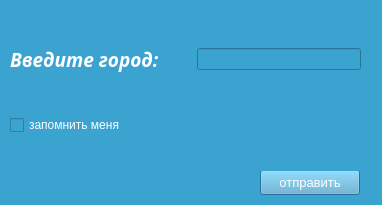
<?xml version="1.0" encoding="UTF-8"?>
<ui version="4.0">
 <class>Dialog</class>
 <widget class="QDialog" name="Dialog">
  <property name="geometry">
   <rect>
    <x>0</x>
    <y>0</y>
    <width>382</width>
    <height>205</height>
   </rect>
  </property>
  <property name="palette">
   <palette>
    <active>
     <colorrole role="WindowText">
      <brush brushstyle="SolidPattern">
       <color alpha="255">
        <red>0</red>
        <green>0</green>
        <blue>0</blue>
       </color>
      </brush>
     </colorrole>
     <colorrole role="Button">
      <brush brushstyle="SolidPattern">
       <color alpha="255">
        <red>59</red>
        <green>163</green>
        <blue>208</blue>
       </color>
      </brush>
     </colorrole>
     <colorrole role="Light">
      <brush brushstyle="SolidPattern">
       <color alpha="255">
        <red>0</red>
        <green>0</green>
        <blue>0</blue>
       </color>
      </brush>
     </colorrole>
     <colorrole role="Midlight">
      <brush brushstyle="SolidPattern">
       <color alpha="255">
        <red>0</red>
        <green>0</green>
        <blue>0</blue>
       </color>
      </brush>
     </colorrole>
     <colorrole role="Text">
      <brush brushstyle="SolidPattern">
       <color alpha="255">
        <red>0</red>
        <green>0</green>
        <blue>0</blue>
       </color>
      </brush>
     </colorrole>
     <colorrole role="BrightText">
      <brush brushstyle="SolidPattern">
       <color alpha="255">
        <red>0</red>
        <green>0</green>
        <blue>0</blue>
       </color>
      </brush>
     </colorrole>
     <colorrole role="Base">
      <brush brushstyle="SolidPattern">
       <color alpha="255">
        <red>59</red>
        <green>163</green>
        <blue>208</blue>
       </color>
      </brush>
     </colorrole>
     <colorrole role="Window">
      <brush brushstyle="SolidPattern">
       <color alpha="255">
        <red>59</red>
        <green>163</green>
        <blue>208</blue>
       </color>
      </brush>
     </colorrole>
     <colorrole role="HighlightedText">
      <brush brushstyle="SolidPattern">
       <color alpha="255">
        <red>0</red>
        <green>0</green>
        <blue>0</blue>
       </color>
      </brush>
     </colorrole>
     <colorrole role="AlternateBase">
      <brush brushstyle="SolidPattern">
       <color alpha="255">
        <red>0</red>
        <green>0</green>
        <blue>0</blue>
       </color>
      </brush>
     </colorrole>
     <colorrole role="ToolTipBase">
      <brush brushstyle="SolidPattern">
       <color alpha="255">
        <red>0</red>
        <green>0</green>
        <blue>0</blue>
       </color>
      </brush>
     </colorrole>
    </active>
    <inactive>
     <colorrole role="WindowText">
      <brush brushstyle="SolidPattern">
       <color alpha="255">
        <red>0</red>
        <green>0</green>
        <blue>0</blue>
       </color>
      </brush>
     </colorrole>
     <colorrole role="Button">
      <brush brushstyle="SolidPattern">
       <color alpha="255">
        <red>59</red>
        <green>163</green>
        <blue>208</blue>
       </color>
      </brush>
     </colorrole>
     <colorrole role="Light">
      <brush brushstyle="SolidPattern">
       <color alpha="255">
        <red>0</red>
        <green>0</green>
        <blue>0</blue>
       </color>
      </brush>
     </colorrole>
     <colorrole role="Midlight">
      <brush brushstyle="SolidPattern">
       <color alpha="255">
        <red>0</red>
        <green>0</green>
        <blue>0</blue>
       </color>
      </brush>
     </colorrole>
     <colorrole role="Text">
      <brush brushstyle="SolidPattern">
       <color alpha="255">
        <red>0</red>
        <green>0</green>
        <blue>0</blue>
       </color>
      </brush>
     </colorrole>
     <colorrole role="BrightText">
      <brush brushstyle="SolidPattern">
       <color alpha="255">
        <red>0</red>
        <green>0</green>
        <blue>0</blue>
       </color>
      </brush>
     </colorrole>
     <colorrole role="Base">
      <brush brushstyle="SolidPattern">
       <color alpha="255">
        <red>59</red>
        <green>163</green>
        <blue>208</blue>
       </color>
      </brush>
     </colorrole>
     <colorrole role="Window">
      <brush brushstyle="SolidPattern">
       <color alpha="255">
        <red>59</red>
        <green>163</green>
        <blue>208</blue>
       </color>
      </brush>
     </colorrole>
     <colorrole role="HighlightedText">
      <brush brushstyle="SolidPattern">
       <color alpha="255">
        <red>0</red>
        <green>0</green>
        <blue>0</blue>
       </color>
      </brush>
     </colorrole>
     <colorrole role="AlternateBase">
      <brush brushstyle="SolidPattern">
       <color alpha="255">
        <red>0</red>
        <green>0</green>
        <blue>0</blue>
       </color>
      </brush>
     </colorrole>
     <colorrole role="ToolTipBase">
      <brush brushstyle="SolidPattern">
       <color alpha="255">
        <red>0</red>
        <green>0</green>
        <blue>0</blue>
       </color>
      </brush>
     </colorrole>
    </inactive>
    <disabled>
     <colorrole role="WindowText">
      <brush brushstyle="SolidPattern">
       <color alpha="255">
        <red>120</red>
        <green>120</green>
        <blue>120</blue>
       </color>
      </brush>
     </colorrole>
     <colorrole role="Button">
      <brush brushstyle="SolidPattern">
       <color alpha="255">
        <red>59</red>
        <green>163</green>
        <blue>208</blue>
       </color>
      </brush>
     </colorrole>
     <colorrole role="Light">
      <brush brushstyle="SolidPattern">
       <color alpha="255">
        <red>0</red>
        <green>0</green>
        <blue>0</blue>
       </color>
      </brush>
     </colorrole>
     <colorrole role="Midlight">
      <brush brushstyle="SolidPattern">
       <color alpha="255">
        <red>0</red>
        <green>0</green>
        <blue>0</blue>
       </color>
      </brush>
     </colorrole>
     <colorrole role="Text">
      <brush brushstyle="SolidPattern">
       <color alpha="255">
        <red>120</red>
        <green>120</green>
        <blue>120</blue>
       </color>
      </brush>
     </colorrole>
     <colorrole role="BrightText">
      <brush brushstyle="SolidPattern">
       <color alpha="255">
        <red>0</red>
        <green>0</green>
        <blue>0</blue>
       </color>
      </brush>
     </colorrole>
     <colorrole role="Base">
      <brush brushstyle="SolidPattern">
       <color alpha="255">
        <red>59</red>
        <green>163</green>
        <blue>208</blue>
       </color>
      </brush>
     </colorrole>
     <colorrole role="Window">
      <brush brushstyle="SolidPattern">
       <color alpha="255">
        <red>59</red>
        <green>163</green>
        <blue>208</blue>
       </color>
      </brush>
     </colorrole>
     <colorrole role="HighlightedText">
      <brush brushstyle="SolidPattern">
       <color alpha="255">
        <red>0</red>
        <green>0</green>
        <blue>0</blue>
       </color>
      </brush>
     </colorrole>
     <colorrole role="AlternateBase">
      <brush brushstyle="SolidPattern">
       <color alpha="255">
        <red>0</red>
        <green>0</green>
        <blue>0</blue>
       </color>
      </brush>
     </colorrole>
     <colorrole role="ToolTipBase">
      <brush brushstyle="SolidPattern">
       <color alpha="255">
        <red>0</red>
        <green>0</green>
        <blue>0</blue>
       </color>
      </brush>
     </colorrole>
    </disabled>
   </palette>
  </property>
  <property name="windowTitle">
   <string>Dialog</string>
  </property>
  <property name="styleSheet">
   <string notr="true">background-color: rgb(59, 163, 208);</string>
  </property>
  <widget class="QPushButton" name="pushButton">
   <property name="enabled">
    <bool>true</bool>
   </property>
   <property name="geometry">
    <rect>
     <x>260</x>
     <y>170</y>
     <width>100</width>
     <height>25</height>
    </rect>
   </property>
   <property name="palette">
    <palette>
     <active>
      <colorrole role="WindowText">
       <brush brushstyle="SolidPattern">
        <color alpha="255">
         <red>255</red>
         <green>255</green>
         <blue>255</blue>
        </color>
       </brush>
      </colorrole>
      <colorrole role="Button">
       <brush brushstyle="SolidPattern">
        <color alpha="255">
         <red>99</red>
         <green>175</green>
         <blue>208</blue>
        </color>
       </brush>
      </colorrole>
      <colorrole role="Light">
       <brush brushstyle="SolidPattern">
        <color alpha="255">
         <red>127</red>
         <green>213</green>
         <blue>255</blue>
        </color>
       </brush>
      </colorrole>
      <colorrole role="Midlight">
       <brush brushstyle="SolidPattern">
        <color alpha="255">
         <red>0</red>
         <green>0</green>
         <blue>0</blue>
        </color>
       </brush>
      </colorrole>
      <colorrole role="Dark">
       <brush brushstyle="SolidPattern">
        <color alpha="255">
         <red>0</red>
         <green>85</green>
         <blue>127</blue>
        </color>
       </brush>
      </colorrole>
      <colorrole role="Mid">
       <brush brushstyle="SolidPattern">
        <color alpha="255">
         <red>0</red>
         <green>113</green>
         <blue>170</blue>
        </color>
       </brush>
      </colorrole>
      <colorrole role="Text">
       <brush brushstyle="SolidPattern">
        <color alpha="255">
         <red>255</red>
         <green>255</green>
         <blue>255</blue>
        </color>
       </brush>
      </colorrole>
      <colorrole role="BrightText">
       <brush brushstyle="SolidPattern">
        <color alpha="255">
         <red>255</red>
         <green>255</green>
         <blue>255</blue>
        </color>
       </brush>
      </colorrole>
      <colorrole role="ButtonText">
       <brush brushstyle="SolidPattern">
        <color alpha="255">
         <red>255</red>
         <green>255</green>
         <blue>255</blue>
        </color>
       </brush>
      </colorrole>
      <colorrole role="Base">
       <brush brushstyle="SolidPattern">
        <color alpha="255">
         <red>99</red>
         <green>175</green>
         <blue>208</blue>
        </color>
       </brush>
      </colorrole>
      <colorrole role="Window">
       <brush brushstyle="SolidPattern">
        <color alpha="255">
         <red>99</red>
         <green>175</green>
         <blue>208</blue>
        </color>
       </brush>
      </colorrole>
      <colorrole role="Shadow">
       <brush brushstyle="SolidPattern">
        <color alpha="255">
         <red>0</red>
         <green>0</green>
         <blue>0</blue>
        </color>
       </brush>
      </colorrole>
      <colorrole role="AlternateBase">
       <brush brushstyle="SolidPattern">
        <color alpha="255">
         <red>255</red>
         <green>255</green>
         <blue>255</blue>
        </color>
       </brush>
      </colorrole>
      <colorrole role="ToolTipBase">
       <brush brushstyle="SolidPattern">
        <color alpha="255">
         <red>170</red>
         <green>170</green>
         <blue>255</blue>
        </color>
       </brush>
      </colorrole>
      <colorrole role="ToolTipText">
       <brush brushstyle="SolidPattern">
        <color alpha="255">
         <red>0</red>
         <green>0</green>
         <blue>0</blue>
        </color>
       </brush>
      </colorrole>
     </active>
     <inactive>
      <colorrole role="WindowText">
       <brush brushstyle="SolidPattern">
        <color alpha="255">
         <red>255</red>
         <green>255</green>
         <blue>255</blue>
        </color>
       </brush>
      </colorrole>
      <colorrole role="Button">
       <brush brushstyle="SolidPattern">
        <color alpha="255">
         <red>99</red>
         <green>175</green>
         <blue>208</blue>
        </color>
       </brush>
      </colorrole>
      <colorrole role="Light">
       <brush brushstyle="SolidPattern">
        <color alpha="255">
         <red>127</red>
         <green>213</green>
         <blue>255</blue>
        </color>
       </brush>
      </colorrole>
      <colorrole role="Midlight">
       <brush brushstyle="SolidPattern">
        <color alpha="255">
         <red>0</red>
         <green>0</green>
         <blue>0</blue>
        </color>
       </brush>
      </colorrole>
      <colorrole role="Dark">
       <brush brushstyle="SolidPattern">
        <color alpha="255">
         <red>0</red>
         <green>85</green>
         <blue>127</blue>
        </color>
       </brush>
      </colorrole>
      <colorrole role="Mid">
       <brush brushstyle="SolidPattern">
        <color alpha="255">
         <red>0</red>
         <green>113</green>
         <blue>170</blue>
        </color>
       </brush>
      </colorrole>
      <colorrole role="Text">
       <brush brushstyle="SolidPattern">
        <color alpha="255">
         <red>255</red>
         <green>255</green>
         <blue>255</blue>
        </color>
       </brush>
      </colorrole>
      <colorrole role="BrightText">
       <brush brushstyle="SolidPattern">
        <color alpha="255">
         <red>255</red>
         <green>255</green>
         <blue>255</blue>
        </color>
       </brush>
      </colorrole>
      <colorrole role="ButtonText">
       <brush brushstyle="SolidPattern">
        <color alpha="255">
         <red>255</red>
         <green>255</green>
         <blue>255</blue>
        </color>
       </brush>
      </colorrole>
      <colorrole role="Base">
       <brush brushstyle="SolidPattern">
        <color alpha="255">
         <red>99</red>
         <green>175</green>
         <blue>208</blue>
        </color>
       </brush>
      </colorrole>
      <colorrole role="Window">
       <brush brushstyle="SolidPattern">
        <color alpha="255">
         <red>99</red>
         <green>175</green>
         <blue>208</blue>
        </color>
       </brush>
      </colorrole>
      <colorrole role="Shadow">
       <brush brushstyle="SolidPattern">
        <color alpha="255">
         <red>0</red>
         <green>0</green>
         <blue>0</blue>
        </color>
       </brush>
      </colorrole>
      <colorrole role="AlternateBase">
       <brush brushstyle="SolidPattern">
        <color alpha="255">
         <red>255</red>
         <green>255</green>
         <blue>255</blue>
        </color>
       </brush>
      </colorrole>
      <colorrole role="ToolTipBase">
       <brush brushstyle="SolidPattern">
        <color alpha="255">
         <red>170</red>
         <green>170</green>
         <blue>255</blue>
        </color>
       </brush>
      </colorrole>
      <colorrole role="ToolTipText">
       <brush brushstyle="SolidPattern">
        <color alpha="255">
         <red>0</red>
         <green>0</green>
         <blue>0</blue>
        </color>
       </brush>
      </colorrole>
     </inactive>
     <disabled>
      <colorrole role="WindowText">
       <brush brushstyle="SolidPattern">
        <color alpha="255">
         <red>0</red>
         <green>85</green>
         <blue>127</blue>
        </color>
       </brush>
      </colorrole>
      <colorrole role="Button">
       <brush brushstyle="SolidPattern">
        <color alpha="255">
         <red>99</red>
         <green>175</green>
         <blue>208</blue>
        </color>
       </brush>
      </colorrole>
      <colorrole role="Light">
       <brush brushstyle="SolidPattern">
        <color alpha="255">
         <red>127</red>
         <green>213</green>
         <blue>255</blue>
        </color>
       </brush>
      </colorrole>
      <colorrole role="Midlight">
       <brush brushstyle="SolidPattern">
        <color alpha="255">
         <red>0</red>
         <green>0</green>
         <blue>0</blue>
        </color>
       </brush>
      </colorrole>
      <colorrole role="Dark">
       <brush brushstyle="SolidPattern">
        <color alpha="255">
         <red>0</red>
         <green>85</green>
         <blue>127</blue>
        </color>
       </brush>
      </colorrole>
      <colorrole role="Mid">
       <brush brushstyle="SolidPattern">
        <color alpha="255">
         <red>0</red>
         <green>113</green>
         <blue>170</blue>
        </color>
       </brush>
      </colorrole>
      <colorrole role="Text">
       <brush brushstyle="SolidPattern">
        <color alpha="255">
         <red>0</red>
         <green>85</green>
         <blue>127</blue>
        </color>
       </brush>
      </colorrole>
      <colorrole role="BrightText">
       <brush brushstyle="SolidPattern">
        <color alpha="255">
         <red>255</red>
         <green>255</green>
         <blue>255</blue>
        </color>
       </brush>
      </colorrole>
      <colorrole role="ButtonText">
       <brush brushstyle="SolidPattern">
        <color alpha="255">
         <red>0</red>
         <green>85</green>
         <blue>127</blue>
        </color>
       </brush>
      </colorrole>
      <colorrole role="Base">
       <brush brushstyle="SolidPattern">
        <color alpha="255">
         <red>99</red>
         <green>175</green>
         <blue>208</blue>
        </color>
       </brush>
      </colorrole>
      <colorrole role="Window">
       <brush brushstyle="SolidPattern">
        <color alpha="255">
         <red>99</red>
         <green>175</green>
         <blue>208</blue>
        </color>
       </brush>
      </colorrole>
      <colorrole role="Shadow">
       <brush brushstyle="SolidPattern">
        <color alpha="255">
         <red>0</red>
         <green>0</green>
         <blue>0</blue>
        </color>
       </brush>
      </colorrole>
      <colorrole role="AlternateBase">
       <brush brushstyle="SolidPattern">
        <color alpha="255">
         <red>255</red>
         <green>255</green>
         <blue>255</blue>
        </color>
       </brush>
      </colorrole>
      <colorrole role="ToolTipBase">
       <brush brushstyle="SolidPattern">
        <color alpha="255">
         <red>170</red>
         <green>170</green>
         <blue>255</blue>
        </color>
       </brush>
      </colorrole>
      <colorrole role="ToolTipText">
       <brush brushstyle="SolidPattern">
        <color alpha="255">
         <red>0</red>
         <green>0</green>
         <blue>0</blue>
        </color>
       </brush>
      </colorrole>
     </disabled>
    </palette>
   </property>
   <property name="font">
    <font>
     <pointsize>10</pointsize>
    </font>
   </property>
   <property name="styleSheet">
    <string notr="true">background-color: rgb(99, 175, 208);</string>
   </property>
   <property name="text">
    <string>отправить</string>
   </property>
  </widget>
  <widget class="QWidget" name="layoutWidget">
   <property name="geometry">
    <rect>
     <x>10</x>
     <y>10</y>
     <width>351</width>
     <height>161</height>
    </rect>
   </property>
   <layout class="QVBoxLayout" name="verticalLayout_4">
    <item>
     <layout class="QVBoxLayout" name="verticalLayout_3">
      <item>
       <layout class="QVBoxLayout" name="verticalLayout_2">
        <item>
         <layout class="QVBoxLayout" name="verticalLayout">
          <property name="spacing">
           <number>33</number>
          </property>
          <item>
           <layout class="QHBoxLayout" name="horizontalLayout">
            <property name="spacing">
             <number>37</number>
            </property>
            <item>
             <widget class="QLabel" name="label">
              <property name="palette">
               <palette>
                <active>
                 <colorrole role="WindowText">
                  <brush brushstyle="SolidPattern">
                   <color alpha="255">
                    <red>255</red>
                    <green>255</green>
                    <blue>255</blue>
                   </color>
                  </brush>
                 </colorrole>
                 <colorrole role="Button">
                  <brush brushstyle="SolidPattern">
                   <color alpha="255">
                    <red>59</red>
                    <green>163</green>
                    <blue>208</blue>
                   </color>
                  </brush>
                 </colorrole>
                 <colorrole role="Base">
                  <brush brushstyle="SolidPattern">
                   <color alpha="255">
                    <red>59</red>
                    <green>163</green>
                    <blue>208</blue>
                   </color>
                  </brush>
                 </colorrole>
                 <colorrole role="Window">
                  <brush brushstyle="SolidPattern">
                   <color alpha="255">
                    <red>59</red>
                    <green>163</green>
                    <blue>208</blue>
                   </color>
                  </brush>
                 </colorrole>
                 <colorrole role="Highlight">
                  <brush brushstyle="SolidPattern">
                   <color alpha="255">
                    <red>255</red>
                    <green>255</green>
                    <blue>255</blue>
                   </color>
                  </brush>
                 </colorrole>
                 <colorrole role="Link">
                  <brush brushstyle="SolidPattern">
                   <color alpha="255">
                    <red>255</red>
                    <green>255</green>
                    <blue>255</blue>
                   </color>
                  </brush>
                 </colorrole>
                 <colorrole role="LinkVisited">
                  <brush brushstyle="SolidPattern">
                   <color alpha="255">
                    <red>255</red>
                    <green>255</green>
                    <blue>255</blue>
                   </color>
                  </brush>
                 </colorrole>
                </active>
                <inactive>
                 <colorrole role="WindowText">
                  <brush brushstyle="SolidPattern">
                   <color alpha="255">
                    <red>255</red>
                    <green>255</green>
                    <blue>255</blue>
                   </color>
                  </brush>
                 </colorrole>
                 <colorrole role="Button">
                  <brush brushstyle="SolidPattern">
                   <color alpha="255">
                    <red>59</red>
                    <green>163</green>
                    <blue>208</blue>
                   </color>
                  </brush>
                 </colorrole>
                 <colorrole role="Base">
                  <brush brushstyle="SolidPattern">
                   <color alpha="255">
                    <red>59</red>
                    <green>163</green>
                    <blue>208</blue>
                   </color>
                  </brush>
                 </colorrole>
                 <colorrole role="Window">
                  <brush brushstyle="SolidPattern">
                   <color alpha="255">
                    <red>59</red>
                    <green>163</green>
                    <blue>208</blue>
                   </color>
                  </brush>
                 </colorrole>
                 <colorrole role="Highlight">
                  <brush brushstyle="SolidPattern">
                   <color alpha="255">
                    <red>255</red>
                    <green>255</green>
                    <blue>255</blue>
                   </color>
                  </brush>
                 </colorrole>
                 <colorrole role="Link">
                  <brush brushstyle="SolidPattern">
                   <color alpha="255">
                    <red>255</red>
                    <green>255</green>
                    <blue>255</blue>
                   </color>
                  </brush>
                 </colorrole>
                 <colorrole role="LinkVisited">
                  <brush brushstyle="SolidPattern">
                   <color alpha="255">
                    <red>255</red>
                    <green>255</green>
                    <blue>255</blue>
                   </color>
                  </brush>
                 </colorrole>
                </inactive>
                <disabled>
                 <colorrole role="WindowText">
                  <brush brushstyle="SolidPattern">
                   <color alpha="255">
                    <red>120</red>
                    <green>120</green>
                    <blue>120</blue>
                   </color>
                  </brush>
                 </colorrole>
                 <colorrole role="Button">
                  <brush brushstyle="SolidPattern">
                   <color alpha="255">
                    <red>59</red>
                    <green>163</green>
                    <blue>208</blue>
                   </color>
                  </brush>
                 </colorrole>
                 <colorrole role="Base">
                  <brush brushstyle="SolidPattern">
                   <color alpha="255">
                    <red>59</red>
                    <green>163</green>
                    <blue>208</blue>
                   </color>
                  </brush>
                 </colorrole>
                 <colorrole role="Window">
                  <brush brushstyle="SolidPattern">
                   <color alpha="255">
                    <red>59</red>
                    <green>163</green>
                    <blue>208</blue>
                   </color>
                  </brush>
                 </colorrole>
                 <colorrole role="Highlight">
                  <brush brushstyle="SolidPattern">
                   <color alpha="255">
                    <red>0</red>
                    <green>120</green>
                    <blue>215</blue>
                   </color>
                  </brush>
                 </colorrole>
                 <colorrole role="Link">
                  <brush brushstyle="SolidPattern">
                   <color alpha="255">
                    <red>255</red>
                    <green>255</green>
                    <blue>255</blue>
                   </color>
                  </brush>
                 </colorrole>
                 <colorrole role="LinkVisited">
                  <brush brushstyle="SolidPattern">
                   <color alpha="255">
                    <red>255</red>
                    <green>255</green>
                    <blue>255</blue>
                   </color>
                  </brush>
                 </colorrole>
                </disabled>
               </palette>
              </property>
              <property name="font">
               <font>
                <family>Sitka Subheading</family>
                <pointsize>14</pointsize>
                <weight>75</weight>
                <italic>true</italic>
                <bold>true</bold>
                <underline>false</underline>
                <strikeout>false</strikeout>
                <kerning>true</kerning>
               </font>
              </property>
              <property name="text">
               <string>Введите город:</string>
              </property>
             </widget>
            </item>
            <item>
             <widget class="QLineEdit" name="lineEdit">
              <property name="palette">
               <palette>
                <active>
                 <colorrole role="WindowText">
                  <brush brushstyle="SolidPattern">
                   <color alpha="255">
                    <red>255</red>
                    <green>255</green>
                    <blue>255</blue>
                   </color>
                  </brush>
                 </colorrole>
                 <colorrole role="Button">
                  <brush brushstyle="SolidPattern">
                   <color alpha="255">
                    <red>59</red>
                    <green>163</green>
                    <blue>208</blue>
                   </color>
                  </brush>
                 </colorrole>
                 <colorrole role="Base">
                  <brush brushstyle="SolidPattern">
                   <color alpha="255">
                    <red>59</red>
                    <green>163</green>
                    <blue>208</blue>
                   </color>
                  </brush>
                 </colorrole>
                 <colorrole role="Window">
                  <brush brushstyle="SolidPattern">
                   <color alpha="255">
                    <red>59</red>
                    <green>163</green>
                    <blue>208</blue>
                   </color>
                  </brush>
                 </colorrole>
                </active>
                <inactive>
                 <colorrole role="WindowText">
                  <brush brushstyle="SolidPattern">
                   <color alpha="255">
                    <red>255</red>
                    <green>255</green>
                    <blue>255</blue>
                   </color>
                  </brush>
                 </colorrole>
                 <colorrole role="Button">
                  <brush brushstyle="SolidPattern">
                   <color alpha="255">
                    <red>59</red>
                    <green>163</green>
                    <blue>208</blue>
                   </color>
                  </brush>
                 </colorrole>
                 <colorrole role="Base">
                  <brush brushstyle="SolidPattern">
                   <color alpha="255">
                    <red>59</red>
                    <green>163</green>
                    <blue>208</blue>
                   </color>
                  </brush>
                 </colorrole>
                 <colorrole role="Window">
                  <brush brushstyle="SolidPattern">
                   <color alpha="255">
                    <red>59</red>
                    <green>163</green>
                    <blue>208</blue>
                   </color>
                  </brush>
                 </colorrole>
                </inactive>
                <disabled>
                 <colorrole role="WindowText">
                  <brush brushstyle="SolidPattern">
                   <color alpha="255">
                    <red>120</red>
                    <green>120</green>
                    <blue>120</blue>
                   </color>
                  </brush>
                 </colorrole>
                 <colorrole role="Button">
                  <brush brushstyle="SolidPattern">
                   <color alpha="255">
                    <red>59</red>
                    <green>163</green>
                    <blue>208</blue>
                   </color>
                  </brush>
                 </colorrole>
                 <colorrole role="Base">
                  <brush brushstyle="SolidPattern">
                   <color alpha="255">
                    <red>59</red>
                    <green>163</green>
                    <blue>208</blue>
                   </color>
                  </brush>
                 </colorrole>
                 <colorrole role="Window">
                  <brush brushstyle="SolidPattern">
                   <color alpha="255">
                    <red>59</red>
                    <green>163</green>
                    <blue>208</blue>
                   </color>
                  </brush>
                 </colorrole>
                </disabled>
               </palette>
              </property>
             </widget>
            </item>
           </layout>
          </item>
         </layout>
        </item>
       </layout>
      </item>
     </layout>
    </item>
    <item>
     <widget class="QCheckBox" name="checkBox">
      <property name="palette">
       <palette>
        <active>
         <colorrole role="WindowText">
          <brush brushstyle="SolidPattern">
           <color alpha="255">
            <red>255</red>
            <green>255</green>
            <blue>255</blue>
           </color>
          </brush>
         </colorrole>
         <colorrole role="Button">
          <brush brushstyle="SolidPattern">
           <color alpha="255">
            <red>59</red>
            <green>163</green>
            <blue>208</blue>
           </color>
          </brush>
         </colorrole>
         <colorrole role="Base">
          <brush brushstyle="SolidPattern">
           <color alpha="255">
            <red>59</red>
            <green>163</green>
            <blue>208</blue>
           </color>
          </brush>
         </colorrole>
         <colorrole role="Window">
          <brush brushstyle="SolidPattern">
           <color alpha="255">
            <red>59</red>
            <green>163</green>
            <blue>208</blue>
           </color>
          </brush>
         </colorrole>
        </active>
        <inactive>
         <colorrole role="WindowText">
          <brush brushstyle="SolidPattern">
           <color alpha="255">
            <red>255</red>
            <green>255</green>
            <blue>255</blue>
           </color>
          </brush>
         </colorrole>
         <colorrole role="Button">
          <brush brushstyle="SolidPattern">
           <color alpha="255">
            <red>59</red>
            <green>163</green>
            <blue>208</blue>
           </color>
          </brush>
         </colorrole>
         <colorrole role="Base">
          <brush brushstyle="SolidPattern">
           <color alpha="255">
            <red>59</red>
            <green>163</green>
            <blue>208</blue>
           </color>
          </brush>
         </colorrole>
         <colorrole role="Window">
          <brush brushstyle="SolidPattern">
           <color alpha="255">
            <red>59</red>
            <green>163</green>
            <blue>208</blue>
           </color>
          </brush>
         </colorrole>
        </inactive>
        <disabled>
         <colorrole role="WindowText">
          <brush brushstyle="SolidPattern">
           <color alpha="255">
            <red>120</red>
            <green>120</green>
            <blue>120</blue>
           </color>
          </brush>
         </colorrole>
         <colorrole role="Button">
          <brush brushstyle="SolidPattern">
           <color alpha="255">
            <red>59</red>
            <green>163</green>
            <blue>208</blue>
           </color>
          </brush>
         </colorrole>
         <colorrole role="Base">
          <brush brushstyle="SolidPattern">
           <color alpha="255">
            <red>59</red>
            <green>163</green>
            <blue>208</blue>
           </color>
          </brush>
         </colorrole>
         <colorrole role="Window">
          <brush brushstyle="SolidPattern">
           <color alpha="255">
            <red>59</red>
            <green>163</green>
            <blue>208</blue>
           </color>
          </brush>
         </colorrole>
        </disabled>
       </palette>
      </property>
      <property name="text">
       <string>запомнить меня</string>
      </property>
     </widget>
    </item>
   </layout>
  </widget>
 </widget>
 <resources/>
 <connections/>
</ui>
